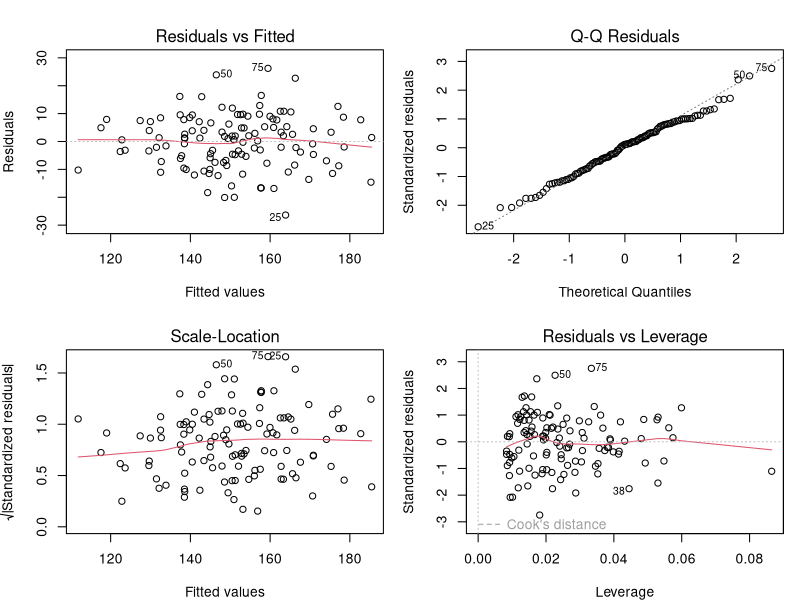
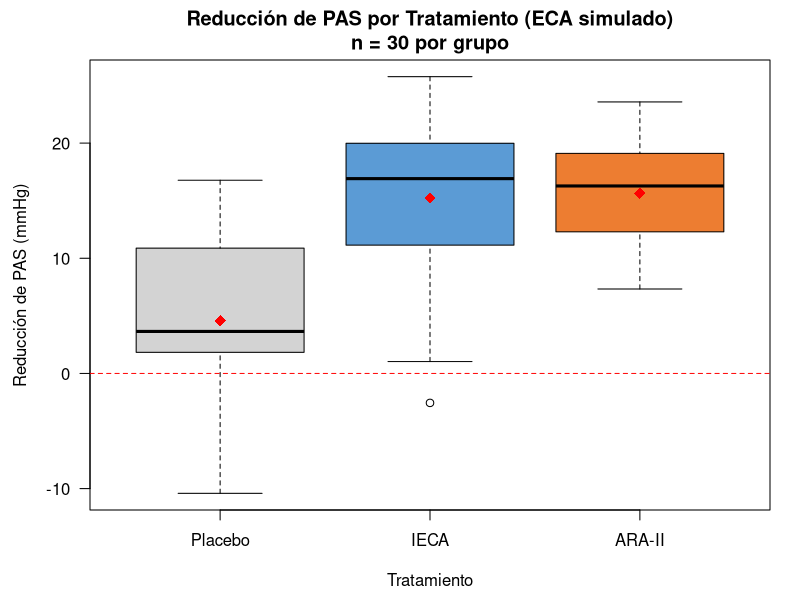

Source code (R) for these figures, in order:
## ---- chunk 1
#| label: setup
#| include: false
options(digits = 3)
library(broom)
## ---- chunk 2
#| label: lst-s11-cod01
#| lst-cap: "Base R — Regresión múltiple PAS ~ Edad + IMC (n = 120 pacientes)"
#| eval: true
#| warning: false
#| message: false

# Datos simulados: PAS ~ Edad + IMC — 120 pacientes adultos
set.seed(2024)
n     <- 120
edad  <- round(runif(n, 25, 80))
imc   <- round(rnorm(n, 27.2, 4.5), 1)
sexo  <- factor(sample(c("H", "M"), n, replace = TRUE))

# PAS generada con ambos predictores + error
pas   <- round(70 + 0.60 * edad + 1.80 * imc + rnorm(n, 0, 9.5), 1)

datos <- data.frame(pas = pas, edad = edad, imc = imc, sexo = sexo)

# Ajustar modelo de regresión múltiple
modelo_mult <- lm(pas ~ edad + imc, data = datos)

# Tabla de coeficientes con broom
cat("=== Modelo de Regresión Múltiple ===\n")
knitr::kable(tidy(modelo_mult), digits = 3, caption = "Coeficientes del modelo")

# Bondad de ajuste
glance_mult <- glance(modelo_mult)
cat("\nR² =", round(glance_mult$r.squared, 3),
    "|  R² ajustado =", round(glance_mult$adj.r.squared, 3),
    "|  F-estadístico =", round(glance_mult$statistic, 2),
    "(p < 0.001)\n")
## ---- chunk 3
#| label: lst-s11-cod02
#| lst-cap: "Base R — Componentes del modelo múltiple: matriz var-cov, IC y VIF"
#| eval: true
#| warning: false
#| message: false

# Varianzas de los coeficientes (diagonal de la matriz var-cov)
cat("=== Varianzas de los coeficientes ===\n")
round(diag(vcov(modelo_mult)), 4)

# Intervalos de confianza al 95% para cada coeficiente
cat("\n=== Intervalos de confianza al 95% ===\n")
round(confint(modelo_mult, level = 0.95), 3)

# VIF para detectar multicolinealidad (requiere package 'car')
# Si no está instalado: install.packages("car")
if (requireNamespace("car", quietly = TRUE)) {
  cat("\n=== Factor de Inflación de Varianza (VIF) ===\n")
  print(round(car::vif(modelo_mult), 3))
  cat("VIF < 5: sin multicolinealidad problemática\n")
} else {
  cat("\n[Instala el paquete 'car' para calcular el VIF: install.packages('car')]\n")
}
## ---- chunk 4
#| label: lst-s11-cod03
#| lst-cap: "Base R — Prueba F: comparación de modelos PAS ~ Edad vs PAS ~ Edad + IMC"
#| eval: true
#| warning: false
#| message: false

# Modelo reducido (solo edad)
modelo_simple <- lm(pas ~ edad, data = datos)

# Modelo completo (edad + IMC)
# modelo_mult ya está ajustado

# Prueba F para modelos anidados
cat("=== Prueba F: ¿Aporta el IMC información más allá de la edad? ===\n")
anova(modelo_simple, modelo_mult)

# Criterios de información
cat("\n=== Comparación de modelos por AIC y BIC ===\n")
tab_crit <- data.frame(
  Modelo = c("PAS ~ Edad", "PAS ~ Edad + IMC"),
  R2     = round(c(summary(modelo_simple)$r.squared,
                   summary(modelo_mult)$r.squared), 4),
  R2adj  = round(c(summary(modelo_simple)$adj.r.squared,
                   summary(modelo_mult)$adj.r.squared), 4),
  AIC    = round(c(AIC(modelo_simple), AIC(modelo_mult)), 2),
  BIC    = round(c(BIC(modelo_simple), BIC(modelo_mult)), 2)
)
print(tab_crit, row.names = FALSE)
## ---- chunk 5
#| label: lst-s11-cod04
#| lst-cap: "Base R — Diagnóstico de residuos: modelo múltiple PAS ~ Edad + IMC"
#| eval: true
#| echo: false
#| fig-cap: "Gráficos de diagnóstico del modelo de regresión múltiple PAS ~ Edad + IMC. La distribución aleatoria de residuos y el ajuste al Q-Q plot validan los supuestos del modelo."
#| fig-alt: "Cuatro gráficos de diagnóstico del modelo de regresión múltiple"

par(mfrow = c(2, 2), mar = c(4, 4, 3, 1))
plot(modelo_mult,
     sub.caption = "Modelo: PAS ~ Edad + IMC (n = 120 pacientes)")
par(mfrow = c(1, 1))
## ---- chunk 6
#| label: lst-s11-cod05
#| lst-cap: "Base R (MASS) — Selección stepwise por AIC en modelo PAS ~ Edad + IMC + Sexo"
#| eval: true
#| warning: false
#| message: false

library(MASS)

# Modelo completo con los tres predictores
modelo_completo <- lm(pas ~ edad + imc + sexo, data = datos)

# Selección stepwise backward por AIC (sin trace para compactar output)
cat("=== Selección Stepwise Backward (minimizando AIC) ===\n")
modelo_step <- stepAIC(modelo_completo, direction = "backward",
                       trace = FALSE)

# Tabla de coeficientes del modelo seleccionado
cat("Modelo final:\n")
knitr::kable(tidy(modelo_step), digits = 3, caption = "Coeficientes del modelo stepwise")

glance_step <- glance(modelo_step)
cat("\nR² =", round(glance_step$r.squared, 3),
    "|  R² ajustado =", round(glance_step$adj.r.squared, 3),
    "|  AIC =", round(glance_step$AIC, 2), "\n")
## ---- chunk 7
#| label: lst-s11-cod06
#| lst-cap: "Base R — Predicción de PAS para perfiles clínicos con IC e IP al 95%"
#| eval: true
#| warning: false
#| message: false

# Cinco perfiles de pacientes típicos en la consulta
perfiles <- data.frame(
  edad = c(35, 50, 55, 65, 70),
  imc  = c(23.0, 27.5, 30.0, 28.0, 25.5)
)

ic_media <- predict(modelo_mult, newdata = perfiles,
                    interval = "confidence", level = 0.95)
ic_pred  <- predict(modelo_mult, newdata = perfiles,
                    interval = "prediction", level = 0.95)

resultados <- data.frame(
  Perfil     = c("Adulto joven, normopeso",
                 "Adulto mediana edad, sobrepeso",
                 "Adulto mediana edad, obesidad I",
                 "Mayor, sobrepeso",
                 "Mayor, normopeso"),
  Edad       = perfiles$edad,
  IMC        = perfiles$imc,
  PAS_pred   = round(ic_media[, "fit"],  1),
  IC95_inf   = round(ic_media[, "lwr"],  1),
  IC95_sup   = round(ic_media[, "upr"],  1),
  IP95_inf   = round(ic_pred[, "lwr"],   1),
  IP95_sup   = round(ic_pred[, "upr"],   1)
)

cat("=== Predicción de PAS (mmHg) para perfiles clínicos ===\n\n")
print(resultados, row.names = FALSE)
## ---- chunk 8
#| label: lst-s11-cod07
#| lst-cap: "Base R — ANOVA como regresión: comparación de tres tratamientos antihipertensivos"
#| eval: true
#| warning: false
#| message: false
#| fig-cap: "Reducción de PAS (mmHg) por grupo de tratamiento en el ensayo clínico simulado. Línea roja: media de cada grupo. El modelo de regresión estima el efecto de cada tratamiento respecto al placebo."
#| fig-alt: "Boxplot de reducción de PAS por grupo de tratamiento"

set.seed(42)
n_grupo  <- 30
reduccion <- c(
  rnorm(n_grupo, mean = 4.2,  sd = 5.5),   # Placebo
  rnorm(n_grupo, mean = 16.0, sd = 6.2),   # IECA
  rnorm(n_grupo, mean = 14.5, sd = 6.0)    # ARA-II
)
tratamiento <- factor(rep(c("Placebo", "IECA", "ARA-II"), each = n_grupo),
                      levels = c("Placebo", "IECA", "ARA-II"))

datos_eca <- data.frame(reduccion = reduccion, tratamiento = tratamiento)

# Modelo de regresión con variables indicadoras
modelo_eca <- lm(reduccion ~ tratamiento, data = datos_eca)
cat("=== Modelo ANOVA como regresión: reducción PAS ~ tratamiento ===\n")
knitr::kable(tidy(modelo_eca), digits = 3, caption = "Coeficientes (referencia: Placebo)")

cat("\n=== Prueba F global: ¿difieren los tres grupos? ===\n")
glance_eca <- glance(modelo_eca)
cat("F-estadístico =", round(glance_eca$statistic, 2),
    "|  gl =", glance_eca$df, ",", glance_eca$nobs - glance_eca$df - 1,
    "|  p < 0.001\n\n")

# Gráfico
par(mar = c(4.5, 4.5, 3, 1.5))
boxplot(reduccion ~ tratamiento, data = datos_eca,
        main = "Reducción de PAS por Tratamiento (ECA simulado)\nn = 30 por grupo",
        ylab = "Reducción de PAS (mmHg)",
        xlab = "Tratamiento",
        col  = c("lightgray", "#5B9BD5", "#ED7D31"),
        las  = 1, notch = FALSE)
abline(h = 0, lty = 2, col = "red")

# Medias por grupo
medias <- tapply(datos_eca$reduccion, datos_eca$tratamiento, mean)
points(1:3, medias, pch = 18, cex = 1.5, col = "red")
